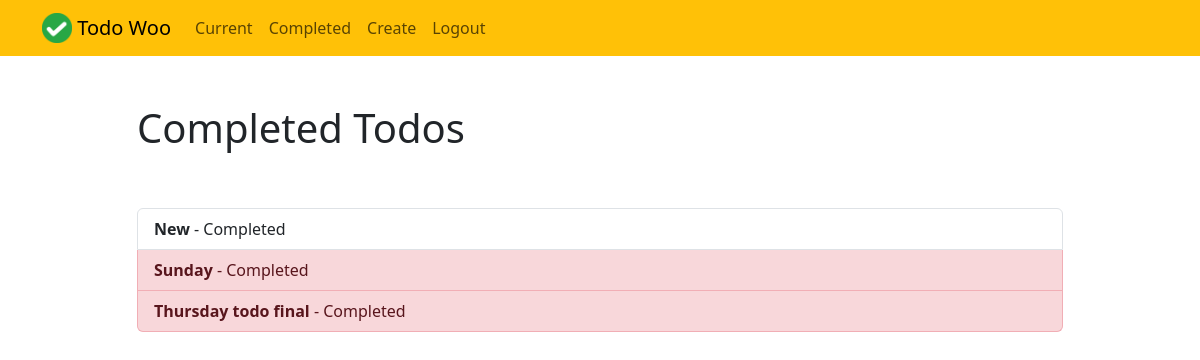
The page /completed/ (signed in) on the database as committed earlier.
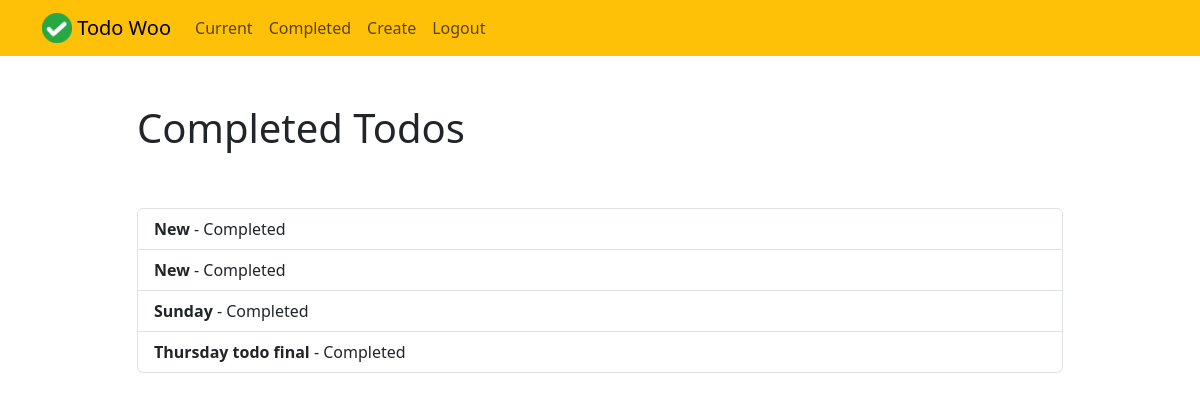
The same page on the database as committed later.
### Todo/models.py (models this page shows, shortened)
class Todo(models.Model):
    title=models.CharField(max_length=100)
    memo=models.TextField(blank=True)
    created= models.DateTimeField(auto_now_add=True) # auto... add the specific exact time and it will ne be editable.
    datecompleted=models.DateTimeField(null=True, blank=True)
    importance=models.BooleanField(default=False)
    user=models.ForeignKey(User, on_delete=models.CASCADE)

### Todo/views.py (the view)
@login_required
def completedtodos(request):
    todos=Todo.objects.filter(user=request.user, datecompleted__isnull=False).order_by('-datecompleted')
    return render(request, 'todo/completedtodos.html', {'todos':todos})

### Todo/templates/todo/completedtodos.html
{% extends "todo/base.html" %}
{% block content %}
    <div class="row justify-content-center mt-5">
        <div class="col-md-10">
            <h1>Completed Todos</h1>
        </div>
    </div>
    <div class="row justify-content-center mt-5">
        <div class="col-md-10">
            <div class="list-group">
                {% for todo in todos %}
                    <a href="{% url 'viewtodo' todo.id %}" class="list-group-item list-group-item-action{% if todo.importance %} list-group-item-danger{% endif %}"><b>{{ todo.title }}</b> - Completed {{ todo.importance |date:'M j Y H:i' }}</a>
                {% endfor %}
            </div>
        </div>
    </div>
{% endblock %}

### Todo/templates/todo/base.html (shortened to what this page needs)
{% load static %}
<!doctype html>
<html lang="en">
<head>
    <link href="https://cdn.jsdelivr.net/npm/bootstrap@5.3.0-alpha3/dist/css/bootstrap.min.css" rel="stylesheet">
</head>
<body>
    <nav class="navbar navbar-expand-md navbar-light bg-warning">
    <div class="container">
        <a class="navbar-brand" href="{% url 'Home' %}">
             <img src="{% static 'todo/logo.png' %}" width="30" height="30" class="d-inline-block align-top">
            <span>Todo Woo</span>
        </a>
        <div class="collapse navbar-collapse" id="navbarNav">
        {% if user.is_authenticated %}
            <ul class="navbar-nav mr-auto">
                    <li class="nav-item {{ current }}">
                        <a class="nav-link" href="{% url 'currenttodos' %}">Current</a>
                    </li>
                    <li class="nav-item {{ completed }}">
                        <a class="nav-link" href="{% url 'completedtodos' %}">Completed</a>
                    </li>
                    <li class="nav-item {{ create }}">
                        <a class="nav-link" href="{% url 'createtodo' %}">Create</a>
                    </li>
            </ul>
        {% endif %}
        <ul class="navbar-nav ml-auto">
                {% if user.is_authenticated %}
                    <li class="nav-item">
                        <a href="#" onclick="$('#signOutBtn').click()" class="nav-link">Logout</a>
                    </li>
                {% endif %}
            </ul>
        </div>
    </div>
    </nav>
    <div class="container">
    {% block content %}{% endblock %}
    </div>
</body>
</html>

Rows that differ between the two databases and show on the page:
now on this page (row edited): Todo: title "New"
changed Todo "Sunday": importance True → False (drawn)
changed Todo "Thursday todo final": importance True → False (drawn)
